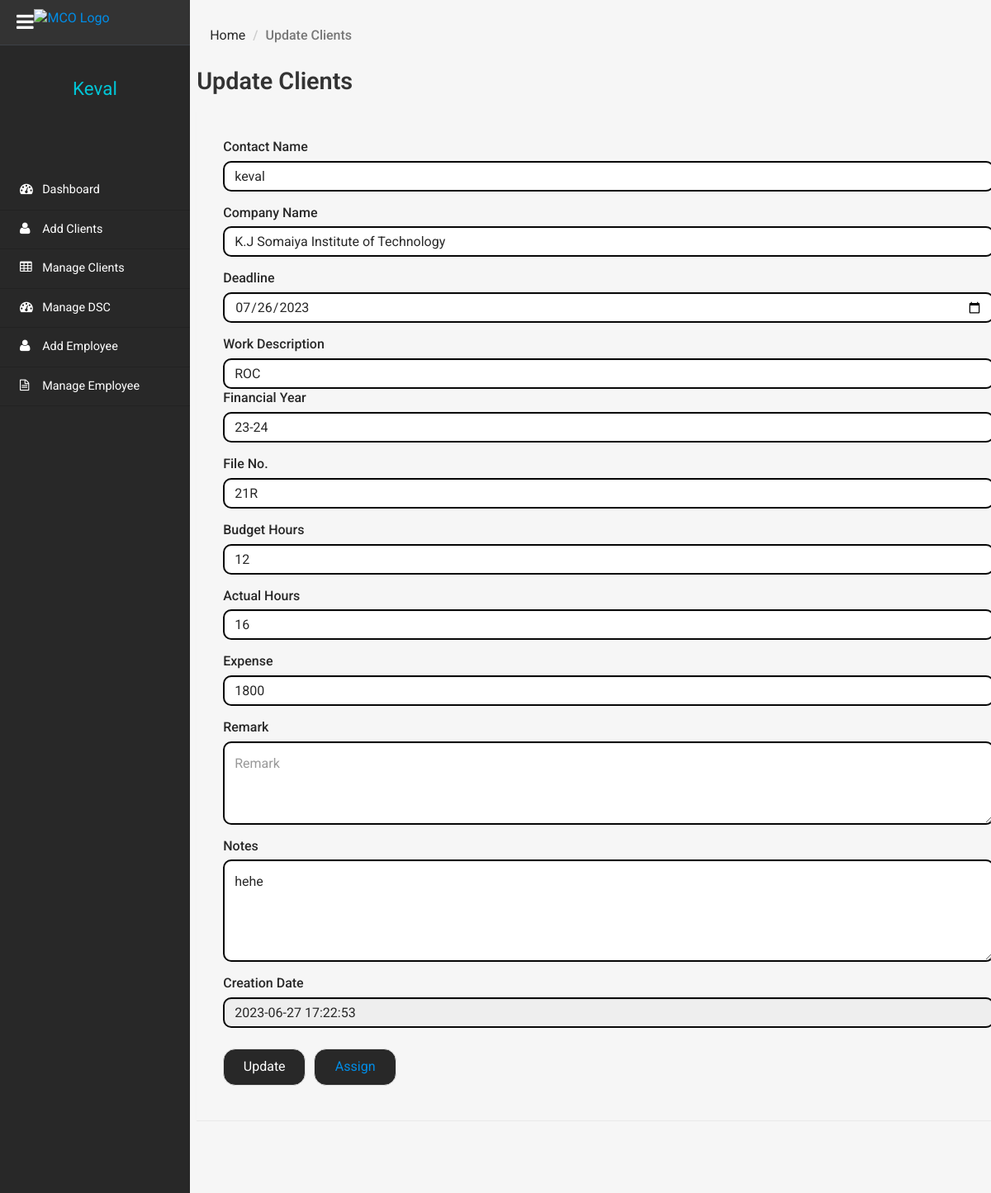
/clientms/admin/edit-client-details.php?addid=914300383 (signed in), run on the app's committed database.
### tables this page shows
CREATE TABLE `tblclient` (
  `ID` int(10) NOT NULL,
  `ContactName` varchar(30) DEFAULT NULL,
  `CompanyName` varchar(120) DEFAULT NULL,
  `Notes` mediumtext DEFAULT NULL,
  `ClientAddedBy` varchar(20) DEFAULT NULL,
  `deadline` date DEFAULT NULL,
  `Tag` varchar(20) DEFAULT NULL,
  `financialyear` varchar(15) DEFAULT NULL,
  `file` varchar(15) DEFAULT NULL,
  `budgethrs` int(10) DEFAULT NULL,
  `actualhrs` int(10) DEFAULT NULL,
  `expense` varchar(30) DEFAULT NULL,
  `remark` text DEFAULT NULL,
  `CreationDate` timestamp NULL DEFAULT current_timestamp(),
  `Status` varchar(20) NOT NULL DEFAULT 'Not Started',
  `PaymentStatus` varchar(12) NOT NULL DEFAULT 'Pending',
  `expiryDate1` date DEFAULT NULL,
  `expiryDate2` date DEFAULT NULL,
  `expiryDate3` date DEFAULT NULL
);

### clientms/admin/edit-client-details.php (the view, shortened to what this page needs)
<?php
include('includes/dbconnection.php');
if (strlen($_SESSION['clientmsaid']==0)) {
  header('location:logout.php');
  } else{
  ?>
<!DOCTYPE HTML>
<html>
<head>
	<link href="css/bootstrap.min.css" rel='stylesheet' type='text/css' />
	<link href="css/style.css" rel='stylesheet' type='text/css' />
	<link href="css/font-awesome.css" rel="stylesheet">
	<link rel="stylesheet" href="css/icon-font.min.css" type='text/css' />
</head>
<body>
<div class="page-container">
<div class="left-content">
<div class="inner-content">
<div class="outter-wp">
<div class="sub-heard-part">
<ol class="breadcrumb m-b-0">
<li><a href="dashboard.php">Home</a></li>
<li class="active">Update Clients</li>
</ol>
</div>
<div class="forms-main">
<h2 class="inner-tittle">Update Clients </h2>
<div class="graph-form">
	<?php
$eid=$_GET['addid'];
$sql="SELECT * from tblclient where ID=:eid";
$query = $dbh -> prepare($sql);
$query->bindParam(':eid',$eid,PDO::PARAM_STR);
$query->execute();
$results=$query->fetchAll(PDO::FETCH_OBJ);
$cnt=1;
if($query->rowCount() > 0)
{
foreach($results as $row)
{               ?>
	<div class="form-group"> <label for="exampleInputEmail1">Contact Name</label> <input type="text" name="cname" value="<?php  echo $row->ContactName;?>" class="form-control" required='true'> </div>
	<div class="form-group"> <label for="exampleInputEmail1">Company Name</label> <input type="text" name="comname" value="<?php  echo $row->CompanyName;?>" class="form-control" required='true'> </div>
	<div class="form-group"> <label for="exampleInputEmail1">Deadline</label> <input type="date" name="deadline" value="<?php  echo $row->deadline;?>" class="form-control" required='true'> </div>
	<div>
	<label for="exampleInputEmail1">Work Description</label>
    <input type="text" name="Tag" value="<?php  echo $row->Tag;?>" placeholder="Work Description" class="form-control" required="true" onkeyup="convertToUppercase(this)">
	</div>
	<div class="form-group"> <label for="exampleInputEmail1">Financial Year</label> <input type="text" name="financialyear" value="<?php  echo $row->financialyear;?>" placeholder="Financial Year" class="form-control" required='true'> </div>
	<div class="form-group"> <label for="exampleInputEmail1">File No.</label> <input type="text" name="file" value="<?php  echo $row->file;?>" placeholder="File Number" class="form-control" required='true'> </div>
	<div class="form-group"> <label for="exampleInputEmail1">Budget Hours</label> <input type="text" name="budgethrs" value="<?php  echo $row->budgethrs;?>" placeholder="Budget hours" class="form-control" required='true'> </div>
	<div class="form-group"> <label for="exampleInputEmail1">Actual Hours</label> <input type="text" name="actualhrs" value="<?php  echo $row->actualhrs;?>" placeholder="Actual hours" class="form-control" required='true'> </div>
	<div class="form-group"> <label for="exampleInputEmail1">Expense</label> <input type="text" name="expense" value="<?php  echo $row->expense;?>" placeholder="Total Expense" class="form-control" required='true'> </div>
	<div class="form-group"> <label for="exampleInputEmail1">Remark</label> <textarea type="text" name="remark" placeholder="Remark" value="<?php  echo $row->remark;?>" class="form-control"  rows="3" cols="3"></textarea> </div>
	<div class="form-group"> <label for="exampleInputEmail1">Notes</label> <textarea type="text" name="notes" class="form-control" rows="4" cols="3"><?php  echo $row->Notes;?></textarea> </div>
	<div class="form-group"> <label for="exampleInputPassword1">Creation Date</label> <input type="text" name="" value="<?php  echo $row->CreationDate;?>" required='true' class="form-control" readonly='true'> </div>
	<?php $cnt=$cnt+1;}} ?>
	 <button type="submit" class="btn btn-default" name="submit" id="submit">Update</button><button type="submit" class="btn btn-default" name="submit" id="submit"><a href="assign-employees.php?addid=<?php echo $row->ID; ?>">Assign </a></button></form>
</div>
</div>
</div>
</div>
</div>
<?php include_once('includes/sidebar.php');?>
<div class="clearfix"></div>
</div>
</body>
</html>
<?php }  ?>

### clientms/admin/includes/sidebar.php (shortened to what this page needs)
 <div class="sidebar-menu">
    <header class="logo">
        <a href="#" class="sidebar-icon"> <span class="fa fa-bars"></span> </a> <a href="dashboard.php"> <span id="logo"> <img src="https://imgur.com/b87Yw8H.png" alt="MCO Logo" style="width: 55%; margin-left: -10%; margin-top: -11%">
</span>
        </a>
    </header>
    <div class="down">
        <?php
$aid=$_SESSION['clientmsaid'];
$sql="SELECT AdminName from  tbladmin where ID=:aid";
$query = $dbh -> prepare($sql);
$query->bindParam(':aid',$aid,PDO::PARAM_STR);
$query->execute();
$results=$query->fetchAll(PDO::FETCH_OBJ);
$cnt=1;
if($query->rowCount() > 0)
{
foreach($results as $row)
{               ?>
        <a href="dashboard.php"><span class=" name-caret"><?php  echo $row->AdminName;?></span></a><br>
        <?php $cnt=$cnt+1;}} ?>
        <ul>
            <li><a class="tooltips" href="admin-profile.php"><span>Profile</span><i class="lnr lnr-user"></i></a></li>
            <li><a class="tooltips" href="change-password.php"><span>Settings</span><i class="lnr lnr-cog"></i></a></li>
            <li><a class="tooltips" href="logout.php"><span>Log out</span><i class="lnr lnr-power-switch"></i></a></li>
        </ul>
    </div>
    <div class="menu">
        <ul id="menu" >
            <li><a href="dashboard.php"><i class="fa fa-tachometer"></i> <span>Dashboard</span></a></li>
            <li><a href="add-client.php"><i class="fa fa-user"></i> <span>Add Clients</span></a></li>
            <li><a href="manage-client.php"><i class="fa fa-table"></i> <span>Manage Clients</span></a></li>
            <li><a href="manage-dsc.php"><i class="fa fa-tachometer"></i> <span>Manage DSC</span></a></li>
            <li><a href="add-employee.php"><i class="fa fa-user"></i> <span>Add Employee</span></a></li>
            <li><a href="manage-employee.php"><i class="fa fa-file-text-o"></i> <span>Manage Employee</span></a></li>
        </ul>
    </div>
</div>

### data on the page
tblclient: cname "keval", comname "K.J Somaiya Institute of Technology", deadline "07/26/2023", Tag "ROC", financialyear "23-24", file "21R", budgethrs "12", actualhrs "16", expense "1800", remark "Remark", notes "hehe", CreationDate "2023-06-27 17:22:53"

### other printed values
$row->AdminName "Keval"
